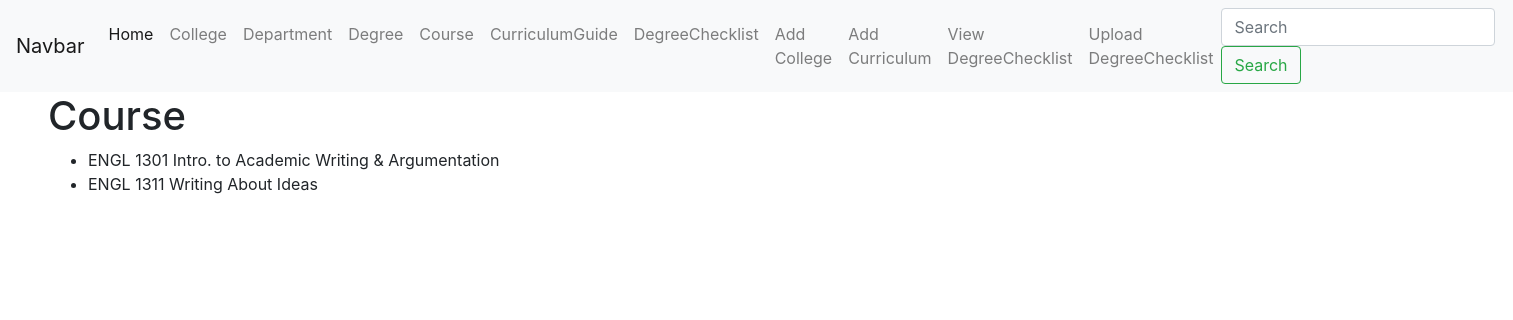
The page /course on the database its author committed.
### degree_checklist/models.py (models this page shows)
class Course(models.Model):
    CourseID = models.CharField(max_length=50)
    CourseName = models.CharField(max_length=200)
    Hrs = models.IntegerField()
    DegreeID = models.ForeignKey(Degree, on_delete=models.CASCADE)

### degree_checklist/views.py (the view)
# urls.py: path('course', views.all_course, name="list-course"),
def all_course(request):
    course_list = Course.objects.all().order_by('CourseName')
    return render(request, 'course.html',
    {
        'course_list' : course_list,
        "title": "Course"
        }
    )

### degree_checklist/templates/course.html
{% extends "base.html" %}
{% block content %}
    <h1>{{ title }}</h1>
    <ul>
        {% for course in course_list %}
             <li>{{ course.CourseID }} {{ course.CourseName }} </li>
        {% endfor %}
    </ul>
{% endblock %}

### rows shown on the page
Course: CourseID "ENGL 1301", CourseName "Intro. to Academic Writing & Argumentation"
Course: CourseID "ENGL 1311", CourseName "Writing About Ideas"

### other values the page prints
{{ title }} "Course"
